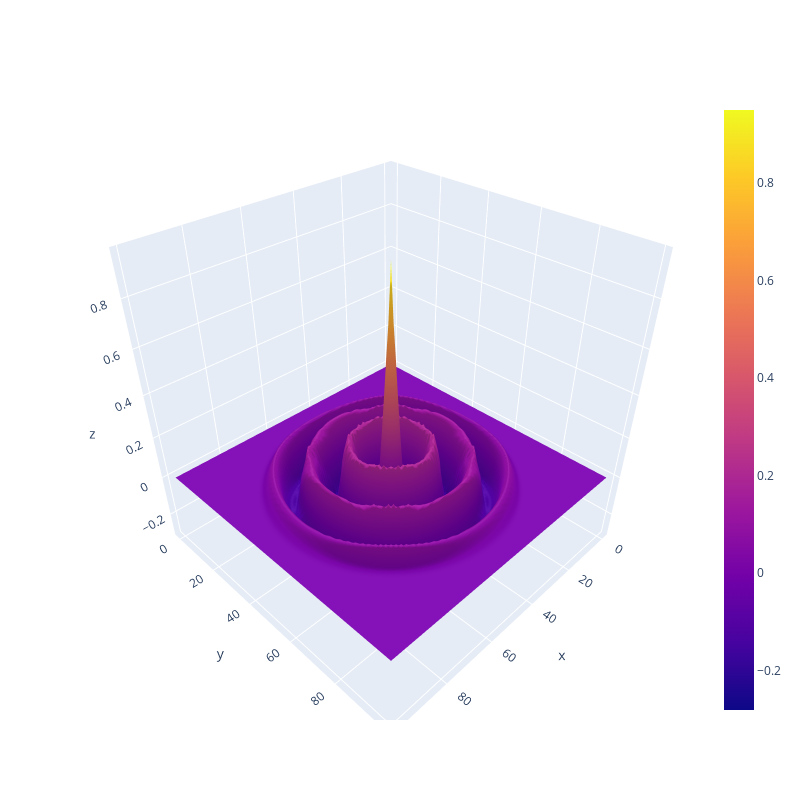

The cell this chart's notebook holds for it:
### Markdown cell above
#### Ez Field

### Code cell
fig = go.Figure(data=[go.Surface(z=ez[steps-100,:,:])])
fig.update_layout(autosize=False, width=800, height=800)
fig.show()

### Figure 1 — Plotly figure (JSON) as saved in the notebook; plotly's stock layout.template omitted (floating-point values rounded to 4 significant figures; data arrays with more than 128 entries replaced by an {"elided": "..."} marker saying what was removed)
{"data": [{"type": "surface", "z": {"elided": "100x100 float values"}}], "layout": {"autosize": false, "height": 800, "width": 800}}
